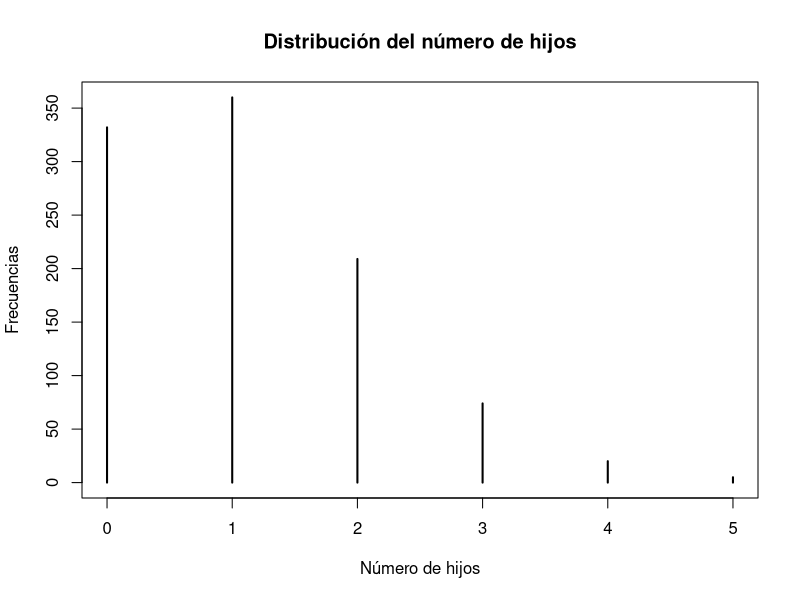

This chart was generated by the following R code:
## ---- chunk 1
simulados<-data.frame(id=1:1000,
                      grupo = c(rep("Tratamiento",500), rep("Control", 500)),
                      edad = sample(15:65,1000,replace = TRUE),
                      nhijos = rpois(1000,1.1),
                      iq = rnorm(1000, mean = 100, sd = 15),
                      psu = rnorm(1000, mean = 500, sd = 110),
                      rep_psu = rgeom(1000, 0.8),
                      trabaja = sample(c("Sí", "No"), 1000, replace = TRUE))

## ---- chunk 2
str(simulados)
## ---- chunk 3
head(simulados, 10)
## ---- chunk 4
habilidad<-read.fwf("./BASE.TXT", widths = c(2,2,2,1,1,1,1,1), 
          col.names = c("id", "aa", "edpad", "motivacion", "evaluacion", 
                        "religion", "sexo", "ubicacion"))
## ---- chunk 5
habilidad$motivacion<-factor(habilidad$motivacion, levels = c(0,1,2), 
                             labels = c("Baja", "Media", "Alta"))

habilidad$evaluacion<-factor(habilidad$evaluacion, levels = c(0,1,2), 
                             labels = c("No ingresa", "Indeciso", "Ingresa"))

habilidad$religion<-factor(habilidad$religion, levels = c(0,1,2), 
                           labels = c("Católico", "Protestante", "Judio"))

habilidad$sexo<-factor(habilidad$sexo, levels = c(0,1), 
                       labels = c("Hombre", "Mujer"))

habilidad$ubicacion<-factor(habilidad$ubicacion, levels = c(0,1), 
                            labels = c("Urbano", "Rural"))
## ---- chunk 6
str(habilidad)
## ---- chunk 7
head(habilidad, 10)
## ---- chunk 8
summary(simulados)
## ---- chunk 9
mean(simulados$edad)
## ---- chunk 10
mean(habilidad$aa)
## ---- chunk 11
mean(habilidad$aa, na.rm = TRUE)
## ---- chunk 12
median(simulados$edad)
## ---- chunk 13
median(habilidad$aa, na.rm = TRUE)
## ---- chunk 14
table(simulados$nhijos)

table(habilidad$edpad)
## ---- chunk 15
plot(table(simulados$nhijos), main = "Distribución del número de hijos",
     xlab = "Número de hijos", ylab = "Frecuencias")
## ---- chunk 16
range(simulados$iq)
## ---- chunk 17
range(habilidad$aa)
## ---- chunk 18
range(habilidad$aa, na.rm = TRUE)
## ---- chunk 19
var(simulados$edad)
## ---- chunk 20
var(habilidad$aa, na.rm = TRUE)
## ---- chunk 21
sqrt(var(simulados$edad))
## ---- chunk 22
sd(habilidad$aa, na.rm = TRUE)
## ---- chunk 23
quantile(simulados$edad)
## ---- chunk 24
quantile(habilidad$aa, probs = c(0.27, 0.54, 0.81), na.rm = TRUE)
